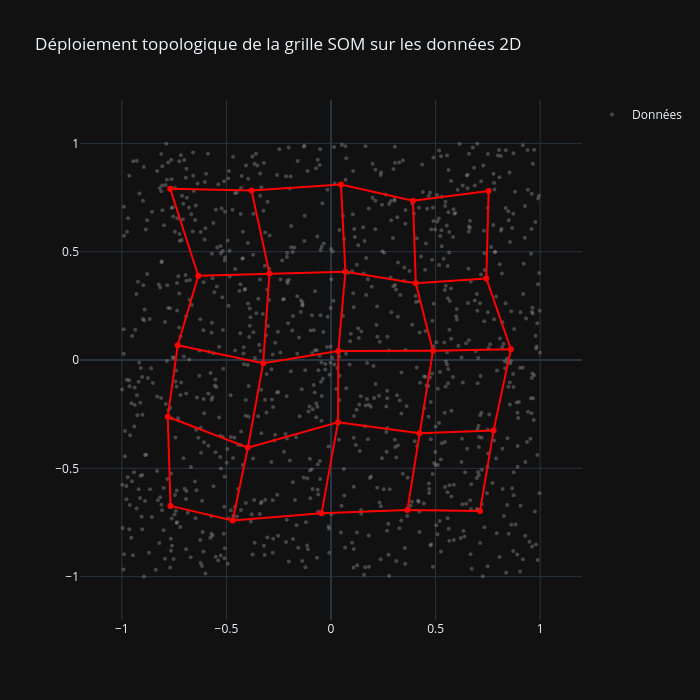

This figure's notebook cell:
### Code cell
# 3. Visualisation de la grille qui épouse la forme des données
H, W = grid_shape_toy
# Reshape de self.W en (H, W, 2) pour indexer facilement par (row, col) sur la grille
W_grid = som_toy.W.reshape(H, W, 2)

fig = go.Figure()

# Ajout des points de données originaux (en gris clair)
fig.add_trace(go.Scatter(
    x=X_toy[:, 0], y=X_toy[:, 1],
    mode='markers',
    marker=dict(size=4, color='rgba(150, 150, 150, 0.4)'),
    name='Données'
))

# Tracé des lignes horizontales reliant les neurones voisins
for r in range(H):
    fig.add_trace(go.Scatter(
        x=W_grid[r, :, 0], y=W_grid[r, :, 1],
        mode='lines+markers',
        line=dict(color='red', width=2),
        marker=dict(size=6, color='red'),
        showlegend=False
    ))

# Tracé des lignes verticales reliant les neurones voisins
for c in range(W):
    fig.add_trace(go.Scatter(
        x=W_grid[:, c, 0], y=W_grid[:, c, 1],
        mode='lines',
        line=dict(color='red', width=2),
        showlegend=False
    ))

fig.update_layout(
    title="Déploiement topologique de la grille SOM sur les données 2D",
    xaxis=dict(range=[-1.2, 1.2]),
    yaxis=dict(range=[-1.2, 1.2]),
    width=700, height=700,
    template="plotly_dark"
)

fig.show()

### Figure 1 — Plotly figure (JSON) as saved in the notebook; plotly's stock layout.template omitted (floating-point values rounded to 4 significant figures; data arrays with more than 128 entries replaced by an {"elided": "..."} marker saying what was removed)
{"data": [{"marker": {"color": "rgba(150, 150, 150, 0.4)", "size": 4}, "mode": "markers", "name": "Données", "type": "scatter", "x": {"elided": "1000 float values"}, "y": {"elided": "1000 float values"}}, {"line": {"color": "red", "width": 2}, "marker": {"color": "red", "size": 6}, "mode": "lines+markers", "showlegend": false, "type": "scatter", "x": [0.7124, 0.7772, 0.8599, 0.7425, 0.7536], "y": [-0.6973, -0.3257, 0.0496, 0.3764, 0.7795]}, {"line": {"color": "red", "width": 2}, "marker": {"color": "red", "size": 6}, "mode": "lines+markers", "showlegend": false, "type": "scatter", "x": [0.3651, 0.4229, 0.4874, 0.4055, 0.3918], "y": [-0.6927, -0.3382, 0.04216, 0.3538, 0.7351]}, {"line": {"color": "red", "width": 2}, "marker": {"color": "red", "size": 6}, "mode": "lines+markers", "showlegend": false, "type": "scatter", "x": [-0.04538, 0.03382, 0.03508, 0.06888, 0.04751], "y": [-0.7076, -0.2874, 0.04125, 0.4077, 0.8095]}, {"line": {"color": "red", "width": 2}, "marker": {"color": "red", "size": 6}, "mode": "lines+markers", "showlegend": false, "type": "scatter", "x": [-0.47, -0.3973, -0.3243, -0.2941, -0.3799], "y": [-0.7408, -0.4044, -0.0145, 0.3989, 0.7826]}, {"line": {"color": "red", "width": 2}, "marker": {"color": "red", "size": 6}, "mode": "lines+markers", "showlegend": false, "type": "scatter", "x": [-0.767, -0.7805, -0.7327, -0.6345, -0.7686], "y": [-0.6733, -0.2618, 0.0677, 0.3887, 0.79]}, {"line": {"color": "red", "width": 2}, "mode": "lines", "showlegend": false, "type": "scatter", "x": [0.7124, 0.3651, -0.04538, -0.47, -0.767], "y": [-0.6973, -0.6927, -0.7076, -0.7408, -0.6733]}, {"line": {"color": "red", "width": 2}, "mode": "lines", "showlegend": false, "type": "scatter", "x": [0.7772, 0.4229, 0.03382, -0.3973, -0.7805], "y": [-0.3257, -0.3382, -0.2874, -0.4044, -0.2618]}, {"line": {"color": "red", "width": 2}, "mode": "lines", "showlegend": false, "type": "scatter", "x": [0.8599, 0.4874, 0.03508, -0.3243, -0.7327], "y": [0.0496, 0.04216, 0.04125, -0.0145, 0.0677]}, {"line": {"color": "red", "width": 2}, "mode": "lines", "showlegend": false, "type": "scatter", "x": [0.7425, 0.4055, 0.06888, -0.2941, -0.6345], "y": [0.3764, 0.3538, 0.4077, 0.3989, 0.3887]}, {"line": {"color": "red", "width": 2}, "mode": "lines", "showlegend": false, "type": "scatter", "x": [0.7536, 0.3918, 0.04751, -0.3799, -0.7686], "y": [0.7795, 0.7351, 0.8095, 0.7826, 0.79]}], "layout": {"height": 700, "title": {"text": "Déploiement topologique de la grille SOM sur les données 2D"}, "width": 700, "xaxis": {"range": [-1.2, 1.2]}, "yaxis": {"range": [-1.2, 1.2]}}}
